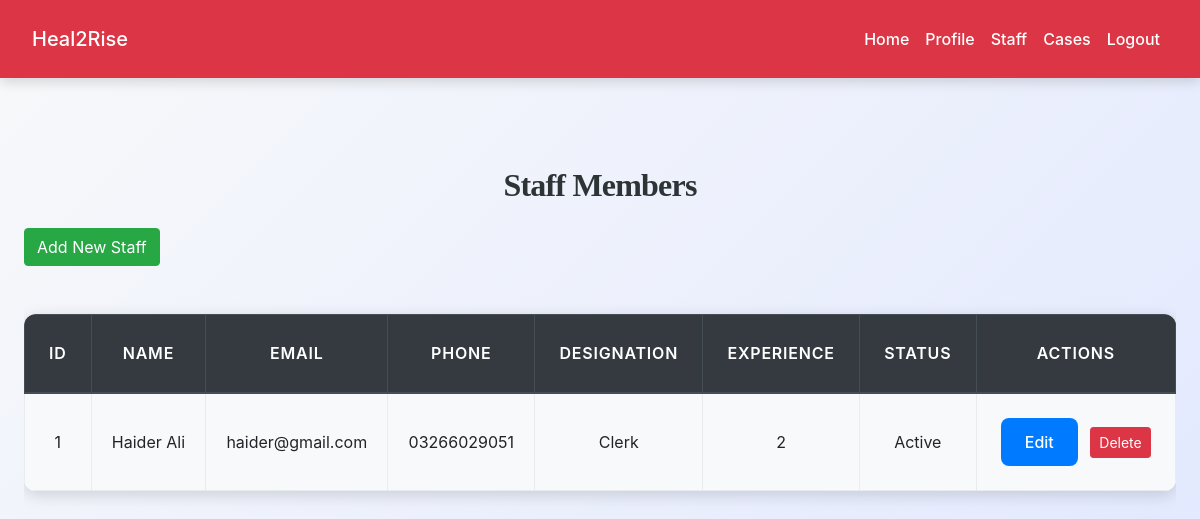
Page /ngo/view_staff.php (signed in) on the committed database.
### tables this page shows
CREATE TABLE `ngo_staff` (
  `id` int(11) NOT NULL,
  `ngo_id` int(11) NOT NULL,
  `full_name` varchar(100) NOT NULL,
  `email` varchar(100) NOT NULL,
  `phone` varchar(20) DEFAULT NULL,
  `password_hash` varchar(255) NOT NULL,
  `designation` varchar(50) NOT NULL,
  `qualification` text DEFAULT NULL,
  `experience_years` int(11) DEFAULT 0,
  `status` enum('active','inactive') DEFAULT 'active',
  `created_at` datetime DEFAULT current_timestamp()
);

### ngo/view_staff.php (the view, shortened to what this page needs)
<?php
include('config.php');
$ngo_id = $_SESSION["id"];
$stmt = $conn->prepare("SELECT * FROM ngo_staff WHERE ngo_id=? ORDER BY created_at DESC");
$stmt->bind_param("i", $ngo_id);
$stmt->execute();
$result = $stmt->get_result();
?>
<!DOCTYPE html>
<html lang="en">
<head>
    <link rel="stylesheet" href="https://cdn.jsdelivr.net/npm/bootstrap@4.6.2/dist/css/bootstrap.min.css">
    <link rel="stylesheet" href="../css/style.css">
</head>
<body>
<?php include('navbar.php'); ?>
<div class="container py-5">
    <h2 class="mb-4">Staff Members</h2>
    <a href="add_staff.php" class="btn btn-success mb-3">Add New Staff</a>
    <?php if($result->num_rows > 0): ?>
    <div class="table-responsive">
    <table class="table table-bordered table-striped">
        <thead class="thead-dark">
            <tr>
                <th>ID</th>
                <th>Name</th>
                <th>Email</th>
                <th>Phone</th>
                <th>Designation</th>
                <th>Experience</th>
                <th>Status</th>
                <th>Actions</th>
            </tr>
        </thead>
        <tbody>
            <?php while($staff = $result->fetch_assoc()): ?>
            <tr>
                <td><?= $staff['id'] ?></td>
                <td><?= htmlspecialchars($staff['full_name']) ?></td>
                <td><?= htmlspecialchars($staff['email']) ?></td>
                <td><?= htmlspecialchars($staff['phone']) ?></td>
                <td><?= htmlspecialchars($staff['designation']) ?></td>
                <td><?= $staff['experience_years'] ?></td>
                <td><?= ucfirst($staff['status']) ?></td>
                <td>
                    <a href="edit_staff.php?id=<?= $staff['id'] ?>" class="btn btn-sm btn-primary m-1">Edit</a>
                    <button onclick="confirmDelete(<?= $staff['id'] ?>)" class="btn btn-sm btn-danger m-1">Delete</button>
                </td>
            </tr>
            <?php endwhile; ?>
        </tbody>
    </table>
    </div>
    <?php else: ?>
        <p class="text-center">No staff added yet.</p>
    <?php endif; ?>
</div>
</body>
</html>

### css/style.css (style rules this page uses)
:root { --primary: #007bff; --secondary: #6c757d; --success: #28a745; --info: #17a2b8; --warning: #ffc107; --danger: #dc3545; --light: #f8f9fa; --dark: #2d3436; --accent: #ff6f61; --highlight: #6f42c1; --shadow: rgba(0, 0, 0, 0.15); --transition: all 0.3s ease-in-out; }
body { font-family: 'Inter', 'Segoe UI', Tahoma, Geneva, Verdana, sans-serif; background: linear-gradient(135deg, var(--light) 0%, #e0e7ff 100%); color: var(--dark); line-height: 1.8; margin: 0; padding: 0; min-height: 100vh; font-size: 16px; }
h1, h2, h3, h4 { text-align: center; margin: 2.5rem 0; font-family: 'Georgia', 'Times New Roman', serif; color: var(--dark); font-weight: 700; letter-spacing: -0.025em; }
h2 { font-size: 2rem; }
.container { max-width: 1200px; margin: 0 auto 3rem; padding: 0 1.5rem; }
.table { width: 100%; border-collapse: collapse; margin: 2rem 0; font-size: 1rem; background-color: #ffffff; border-radius: 12px; overflow: hidden; box-shadow: 0 4px 16px var(--shadow); transition: var(--transition); }
.table th, .table td { padding: 1.25rem; border: 1px solid #e9ecef; text-align: center; vertical-align: middle; }
.table thead th { background-color: rgb(0, 0, 0); color: white; font-weight: 600; text-transform: uppercase; letter-spacing: 0.05em; padding: 1.5rem; }
.table tbody tr { transition: var(--transition); }
.table tbody tr:nth-child(odd) { background-color: var(--light); }
.btn-primary { background-color: var(--primary); color: #fff; border: none; border-radius: 8px; padding: 0.75rem 1.5rem; font-size: 1rem; font-weight: 500; cursor: pointer; transition: var(--transition); display: inline-flex; align-items: center; justify-content: center; }
a { color: var(--primary); text-decoration: none; font-weight: 500; transition: var(--transition); }

### rows in the picture
ngo_staff: id "1", full_name "Haider Ali", email "haider@gmail.com", phone "03266029051", designation "Clerk", experience_years "2", status "Active"
